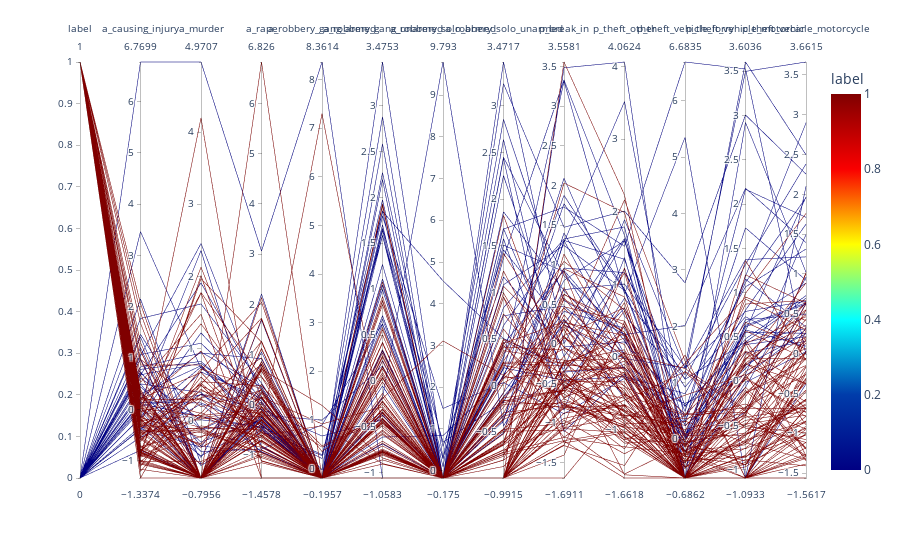
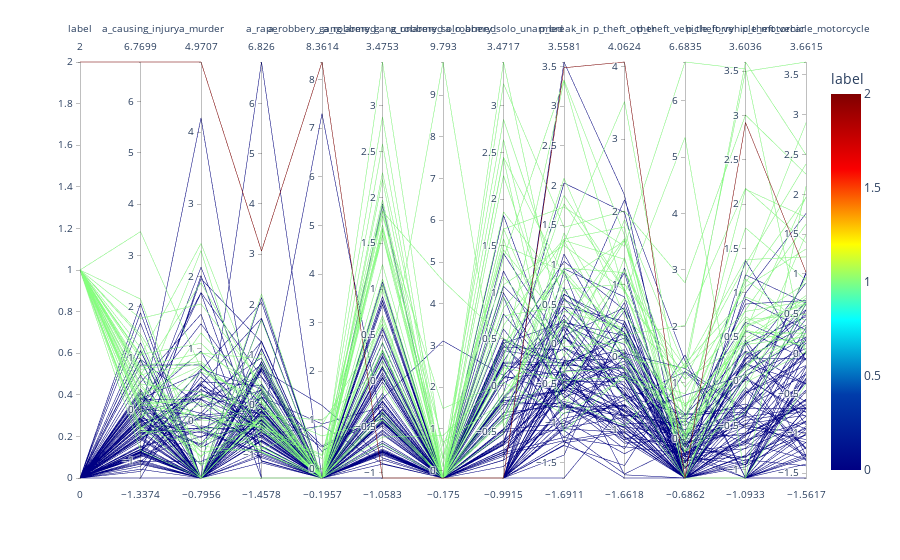
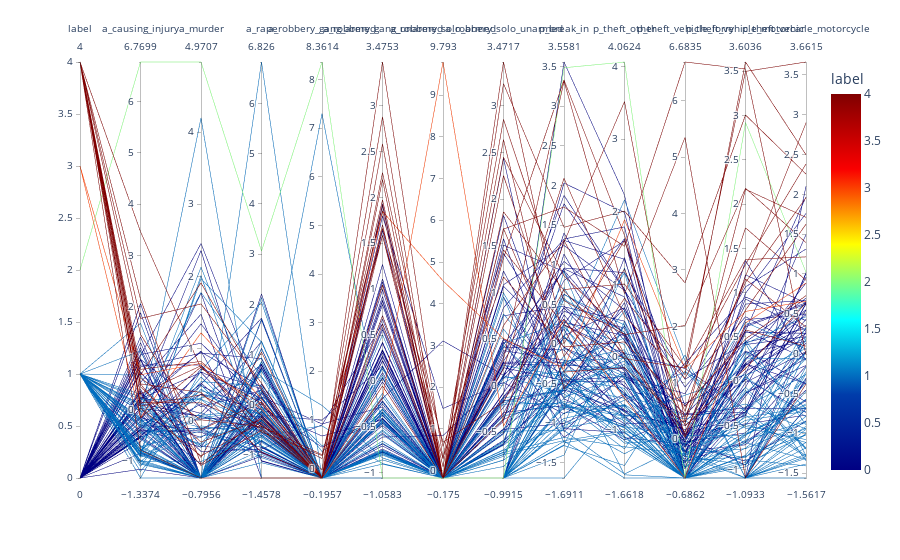
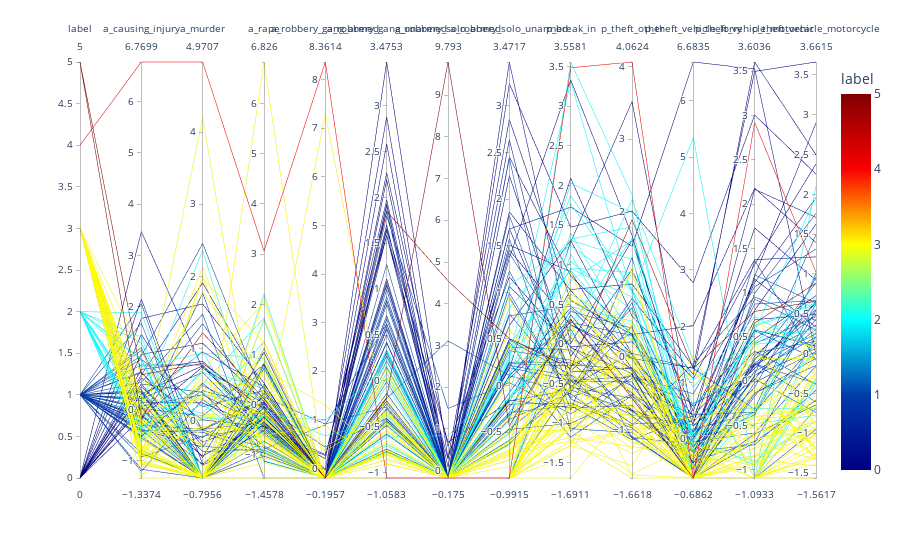

Notebook code for these charts, in order:
### Code cell
clusters_df = cluster_inspect(df_scaled, district_boundaries, [2, 3, 5, 6], c_random_state=42, c_n_init=10000, c_max_iter=100000)

### Figure 1 — Plotly figure (JSON) as saved in the notebook; plotly's stock layout.template omitted (floating-point values rounded to 4 significant figures; data arrays with more than 128 entries replaced by an {"elided": "..."} marker saying what was removed)
{"data": [{"dimensions": [{"label": "label", "values": {"elided": "134 int values"}}, {"label": "a_causing_injury", "values": {"elided": "134 float values"}}, {"label": "a_murder", "values": {"elided": "134 float values"}}, {"label": "a_rape", "values": {"elided": "134 float values"}}, {"label": "a_robbery_gang_armed", "values": {"elided": "134 float values"}}, {"label": "a_robbery_gang_unarmed", "values": {"elided": "134 float values"}}, {"label": "a_robbery_solo_armed", "values": {"elided": "134 float values"}}, {"label": "a_robbery_solo_unarmed", "values": {"elided": "134 float values"}}, {"label": "p_break_in", "values": {"elided": "134 float values"}}, {"label": "p_theft_other", "values": {"elided": "134 float values"}}, {"label": "p_theft_vehicle_lorry", "values": {"elided": "134 float values"}}, {"label": "p_theft_vehicle_motorcar", "values": {"elided": "134 float values"}}, {"label": "p_theft_vehicle_motorcycle", "values": {"elided": "134 float values"}}], "domain": {"x": [0, 1], "y": [0, 1]}, "line": {"color": {"elided": "134 int values"}, "coloraxis": "coloraxis"}, "name": "", "type": "parcoords"}], "layout": {"coloraxis": {"colorbar": {"title": {"text": "label"}}, "colorscale": [[0, "rgb(0,0,131)"], [0.2, "rgb(0,60,170)"], [0.4, "rgb(5,255,255)"], [0.6, "rgb(255,255,0)"], [0.8, "rgb(250,0,0)"], [1, "rgb(128,0,0)"]]}, "legend": {"tracegroupgap": 0}, "margin": {"t": 60}}}

### Figure 2 — Plotly figure (JSON) as saved in the notebook; plotly's stock layout.template omitted (floating-point values rounded to 4 significant figures; data arrays with more than 128 entries replaced by an {"elided": "..."} marker saying what was removed)
{"data": [{"dimensions": [{"label": "label", "values": {"elided": "134 int values"}}, {"label": "a_causing_injury", "values": {"elided": "134 float values"}}, {"label": "a_murder", "values": {"elided": "134 float values"}}, {"label": "a_rape", "values": {"elided": "134 float values"}}, {"label": "a_robbery_gang_armed", "values": {"elided": "134 float values"}}, {"label": "a_robbery_gang_unarmed", "values": {"elided": "134 float values"}}, {"label": "a_robbery_solo_armed", "values": {"elided": "134 float values"}}, {"label": "a_robbery_solo_unarmed", "values": {"elided": "134 float values"}}, {"label": "p_break_in", "values": {"elided": "134 float values"}}, {"label": "p_theft_other", "values": {"elided": "134 float values"}}, {"label": "p_theft_vehicle_lorry", "values": {"elided": "134 float values"}}, {"label": "p_theft_vehicle_motorcar", "values": {"elided": "134 float values"}}, {"label": "p_theft_vehicle_motorcycle", "values": {"elided": "134 float values"}}], "domain": {"x": [0, 1], "y": [0, 1]}, "line": {"color": {"elided": "134 int values"}, "coloraxis": "coloraxis"}, "name": "", "type": "parcoords"}], "layout": {"coloraxis": {"colorbar": {"title": {"text": "label"}}, "colorscale": [[0, "rgb(0,0,131)"], [0.2, "rgb(0,60,170)"], [0.4, "rgb(5,255,255)"], [0.6, "rgb(255,255,0)"], [0.8, "rgb(250,0,0)"], [1, "rgb(128,0,0)"]]}, "legend": {"tracegroupgap": 0}, "margin": {"t": 60}}}

### Figure 3 — Plotly figure (JSON) as saved in the notebook; plotly's stock layout.template omitted (floating-point values rounded to 4 significant figures; data arrays with more than 128 entries replaced by an {"elided": "..."} marker saying what was removed)
{"data": [{"dimensions": [{"label": "label", "values": {"elided": "134 int values"}}, {"label": "a_causing_injury", "values": {"elided": "134 float values"}}, {"label": "a_murder", "values": {"elided": "134 float values"}}, {"label": "a_rape", "values": {"elided": "134 float values"}}, {"label": "a_robbery_gang_armed", "values": {"elided": "134 float values"}}, {"label": "a_robbery_gang_unarmed", "values": {"elided": "134 float values"}}, {"label": "a_robbery_solo_armed", "values": {"elided": "134 float values"}}, {"label": "a_robbery_solo_unarmed", "values": {"elided": "134 float values"}}, {"label": "p_break_in", "values": {"elided": "134 float values"}}, {"label": "p_theft_other", "values": {"elided": "134 float values"}}, {"label": "p_theft_vehicle_lorry", "values": {"elided": "134 float values"}}, {"label": "p_theft_vehicle_motorcar", "values": {"elided": "134 float values"}}, {"label": "p_theft_vehicle_motorcycle", "values": {"elided": "134 float values"}}], "domain": {"x": [0, 1], "y": [0, 1]}, "line": {"color": {"elided": "134 int values"}, "coloraxis": "coloraxis"}, "name": "", "type": "parcoords"}], "layout": {"coloraxis": {"colorbar": {"title": {"text": "label"}}, "colorscale": [[0, "rgb(0,0,131)"], [0.2, "rgb(0,60,170)"], [0.4, "rgb(5,255,255)"], [0.6, "rgb(255,255,0)"], [0.8, "rgb(250,0,0)"], [1, "rgb(128,0,0)"]]}, "legend": {"tracegroupgap": 0}, "margin": {"t": 60}}}

### Figure 4 — Plotly figure (JSON) as saved in the notebook; plotly's stock layout.template omitted (floating-point values rounded to 4 significant figures; data arrays with more than 128 entries replaced by an {"elided": "..."} marker saying what was removed)
{"data": [{"dimensions": [{"label": "label", "values": {"elided": "134 int values"}}, {"label": "a_causing_injury", "values": {"elided": "134 float values"}}, {"label": "a_murder", "values": {"elided": "134 float values"}}, {"label": "a_rape", "values": {"elided": "134 float values"}}, {"label": "a_robbery_gang_armed", "values": {"elided": "134 float values"}}, {"label": "a_robbery_gang_unarmed", "values": {"elided": "134 float values"}}, {"label": "a_robbery_solo_armed", "values": {"elided": "134 float values"}}, {"label": "a_robbery_solo_unarmed", "values": {"elided": "134 float values"}}, {"label": "p_break_in", "values": {"elided": "134 float values"}}, {"label": "p_theft_other", "values": {"elided": "134 float values"}}, {"label": "p_theft_vehicle_lorry", "values": {"elided": "134 float values"}}, {"label": "p_theft_vehicle_motorcar", "values": {"elided": "134 float values"}}, {"label": "p_theft_vehicle_motorcycle", "values": {"elided": "134 float values"}}], "domain": {"x": [0, 1], "y": [0, 1]}, "line": {"color": {"elided": "134 int values"}, "coloraxis": "coloraxis"}, "name": "", "type": "parcoords"}], "layout": {"coloraxis": {"colorbar": {"title": {"text": "label"}}, "colorscale": [[0, "rgb(0,0,131)"], [0.2, "rgb(0,60,170)"], [0.4, "rgb(5,255,255)"], [0.6, "rgb(255,255,0)"], [0.8, "rgb(250,0,0)"], [1, "rgb(128,0,0)"]]}, "legend": {"tracegroupgap": 0}, "margin": {"t": 60}}}
